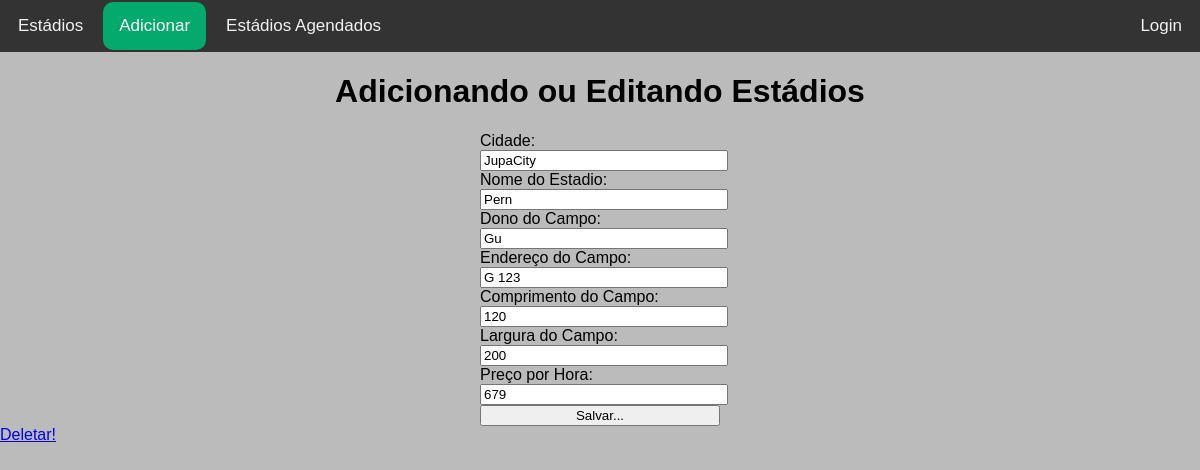
The page /atualizar/3 on the database its author committed.
### aluguel/models.py (models this page shows, shortened)
class Estadio(models.Model):
    cidade = models.CharField('Cidade', max_length=40)
    nomeEstadio = models.CharField('Nome do Estadio', max_length=50)
    donoCampo = models.CharField('Dono do Campo', max_length=80)
    enderecoCampo = models.CharField('Endereço do Campo', max_length=150)
    comprimentoCampo = models.SmallIntegerField('Comprimento do Campo')
    larguraCampo = models.SmallIntegerField('Largura do Campo')
    precoHora = models.PositiveSmallIntegerField('Preço por Hora')

### aluguel/views.py (the view)
# urls.py: path('atualizar/<int:id>', atualizarEstadio, name="atualizarEstadio"),
def atualizarEstadio(request, id):
    estadio = Estadio.objects.get(id=id)
    form = EstadioForm(request.POST or None, instance=estadio)
    if form.is_valid():
        form.save()
        return redirect('listaEstadios')
    return render(request, "estadioForm.html", {"form": form, "estadio": estadio})

### aluguel/forms.py
class EstadioForm(forms.ModelForm):
    class Meta:
        model = Estadio
        fields = ["cidade", "nomeEstadio", "donoCampo", "enderecoCampo", "comprimentoCampo", "larguraCampo", "precoHora"]

### aluguel/templates/estadioForm.html (shortened to what this page needs)
<!doctype html>
{% load static %}
<html lang="pt-br">
<head>
    <link rel="stylesheet" href="{% static 'style.css' %}">
</head>
<body>
    <header>
        <nav>
            <ul>
                <li><a href="{% url 'listaEstadios' %}">Estádios</a></li>
                <li><a href="{% url 'adicionarEstadio' %}" class="novoEstadio, atual">Adicionar</a></li>
                <li><a href="{% url 'estadiosEscolhidos' %}">Estádios Agendados</a></li>
                <li><a href="#" class="login">Login</a></li>
            </ul>
        </nav>
    </header>
    <h1>Adicionando ou Editando Estádios</h1>
    <form method="POST">
        {{form}}
        <button type="submit">Salvar...</button>
    </form>
    {% if estadio %}
        <a href="{% url 'deletarEstadio' estadio.id %}">Deletar!</a>
    {% endif %}
</body>
</html>

### aluguel/static/style.css (style rules this page uses)
body { margin: 0; background-color: #bbbbbb; font-family: Arial; }
header { height: 3.25em; background-color: #333; overflow: hidden; }
header a { border-radius: 10px; float: left; color: #f2f2f2; text-align: center; padding: 14px 16px; margin: 2px 2px 2px 2px; text-decoration: none; font-size: 17px; transition: all 0.5s ease-in-out ; }
header .atual { background-color: #04AA6D; color: white; }
header a.login { float: right; }
h1 { text-align: center; }
a { margin: 0; }
ul { margin: 0; padding: 0; }
li { margin: 0; list-style: none; }
form { vertical-align: center; width: 20%; margin: auto; align-items: center; }
input, select, button { width: 100%; display: inline-block; }

### rows shown on the page
Estadio: cidade "JupaCity", nomeEstadio "Pern", donoCampo "Gu", enderecoCampo "G 123", comprimentoCampo "120", larguraCampo "200", precoHora "679"
